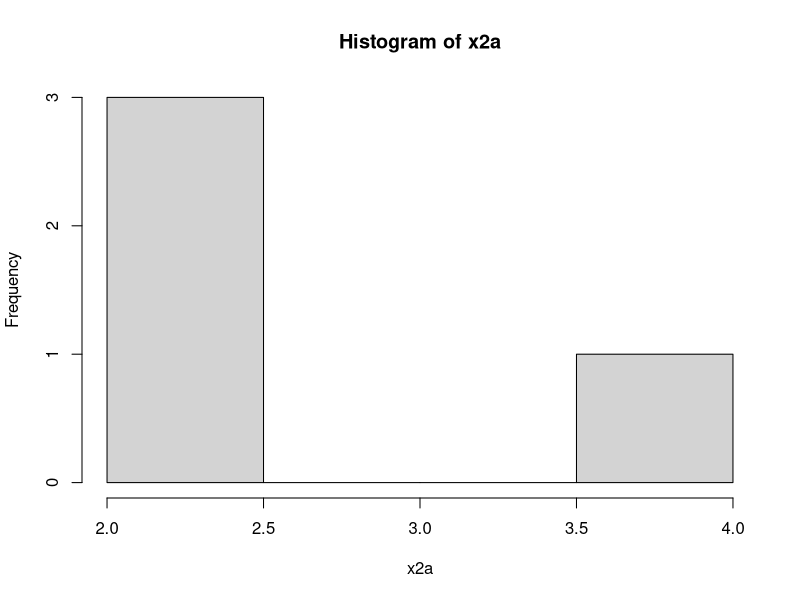
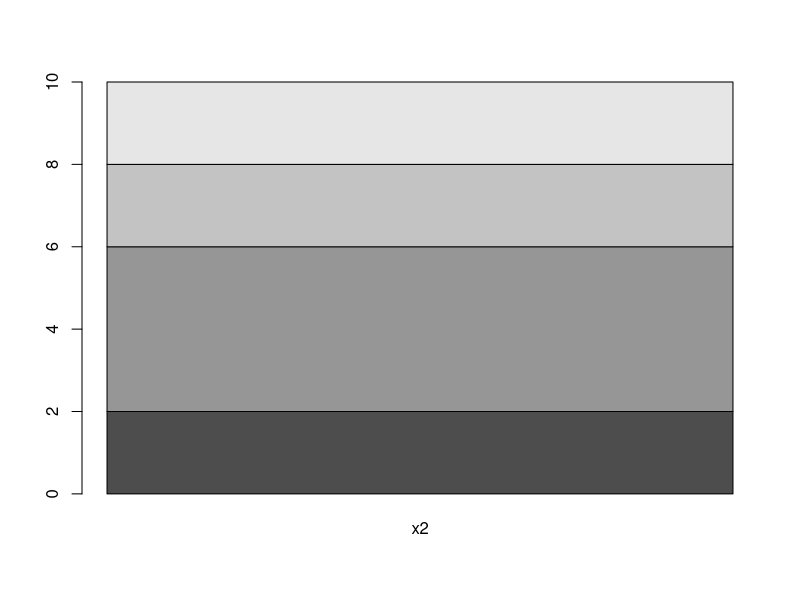
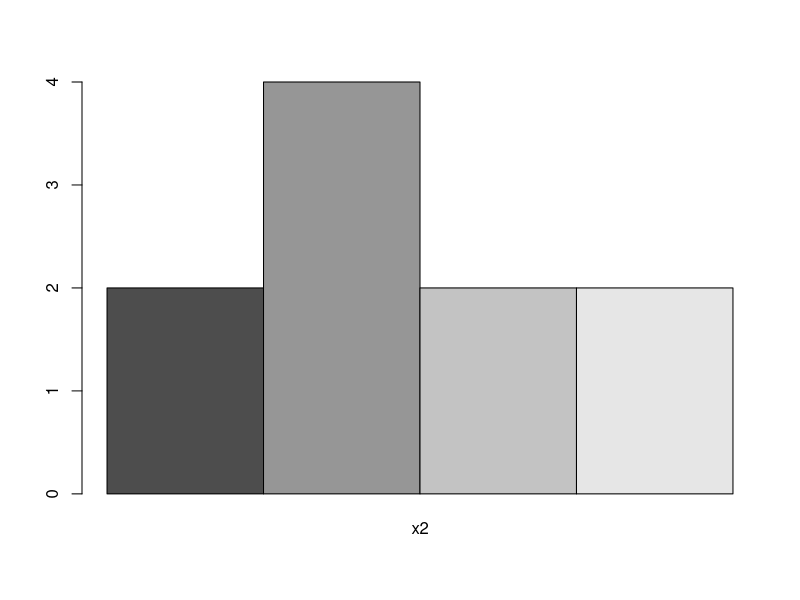
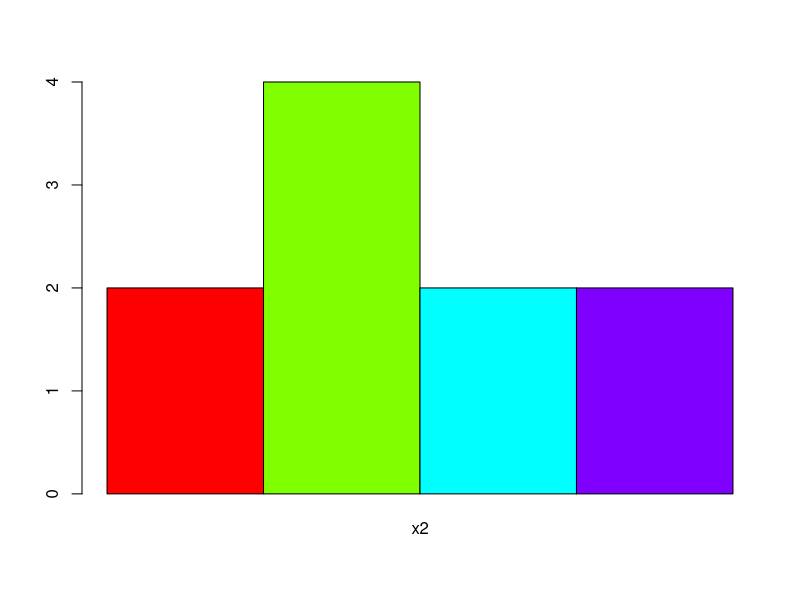
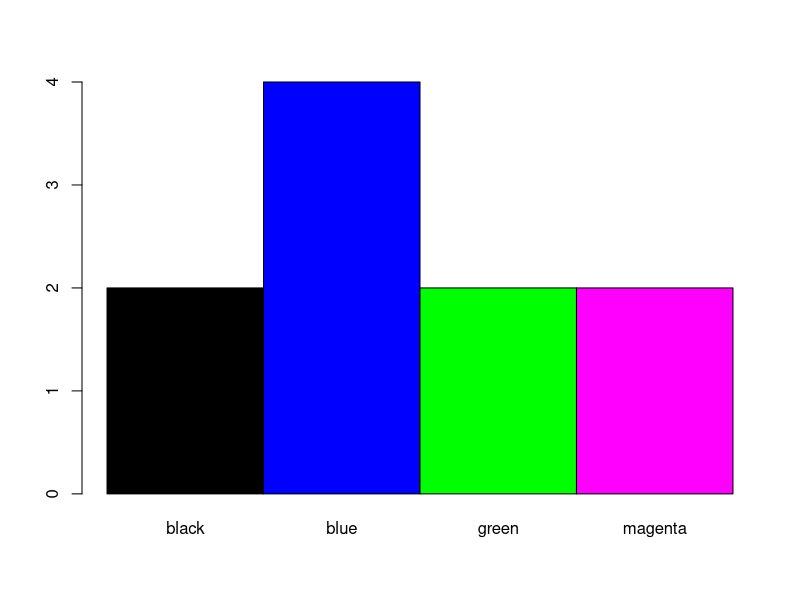
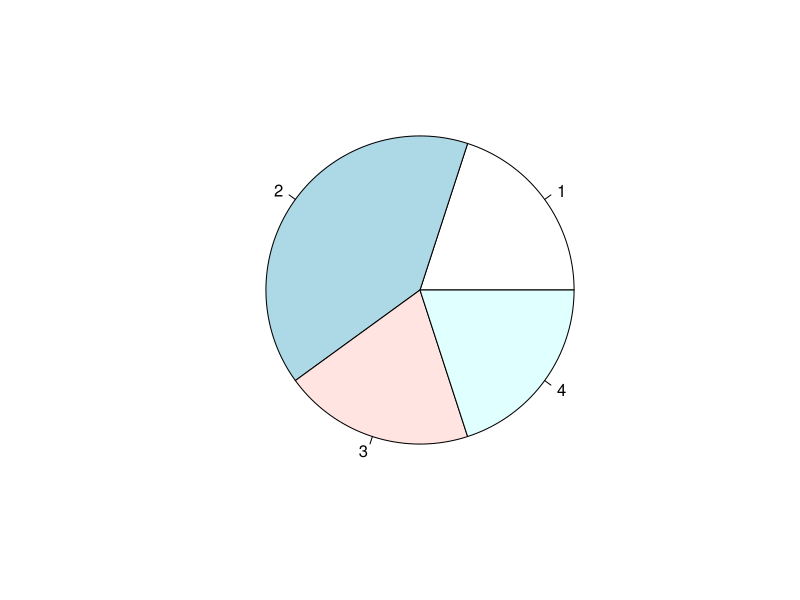

Generate these figures, in order, with R: (Note: this script raises an error after producing the figures.)
# Frequency Distribution

#Discrete Cat Data
(attend = c('A','P','P','A','P','A'))
table(attend)
cbind(table(attend))  # A & P on left side

#Discrete Numeric Data

color=c('blue','green','blue','magenta','blue','green', 'magenta','black','blue','black')
(x2 = table(color))
(x2a = cbind(x2))
hist(x2a)  # not relevant 
barplot(x2a)  # not good
barplot(x2a, beside=T)  # Better
unique(color) ; length(unique(color))
barplot(x2a, beside=T, col=rainbow(length(unique(color))))
barplot(x2a, beside=T, col=sort(unique(color)), names.arg=names(x2))
pie(x2a)

#Continuous Data 
set.seed(1234)
x3 = runif(100,0,150)  # 0 to 150 marks range, 100 values 
x3
x3 = ceiling(x3)  #round to higher value
x3
range(x3)
# Divide range into step of 15 ie 10 levels
breaks = seq(0,150,by=15)
breaks
length(breaks)
x3
#x3[1] = 60; x3[2] = 75
x3.cut
class(x3)
methods(class = 'numeric')
?cut
x3.cut = cut(x3, breaks)
x3.cut
table(x3.cut)
cbind(table(x3.cut))  #see it vertically

#give intervals a character values a, b..
(x3.cut = cut(x3, breaks, labels=letters[1:10]))
#(x3.cut = cut(x3, breaks, labels=letters[1:length(breaks)-1]))
x3.cut

(x3a = table(x3.cut))
(x3b = cbind(x3a))

#plot these freq Table: which is better
hist(x3b)
pie(x3b)
barplot(x3b, beside=T)
barplot(x3b, beside=T, names.arg =rownames(x3b))
plot(x3b)
hist(x3, breaks, col=1:15)
h = hist(x3)
h

# and so..on like previous eg